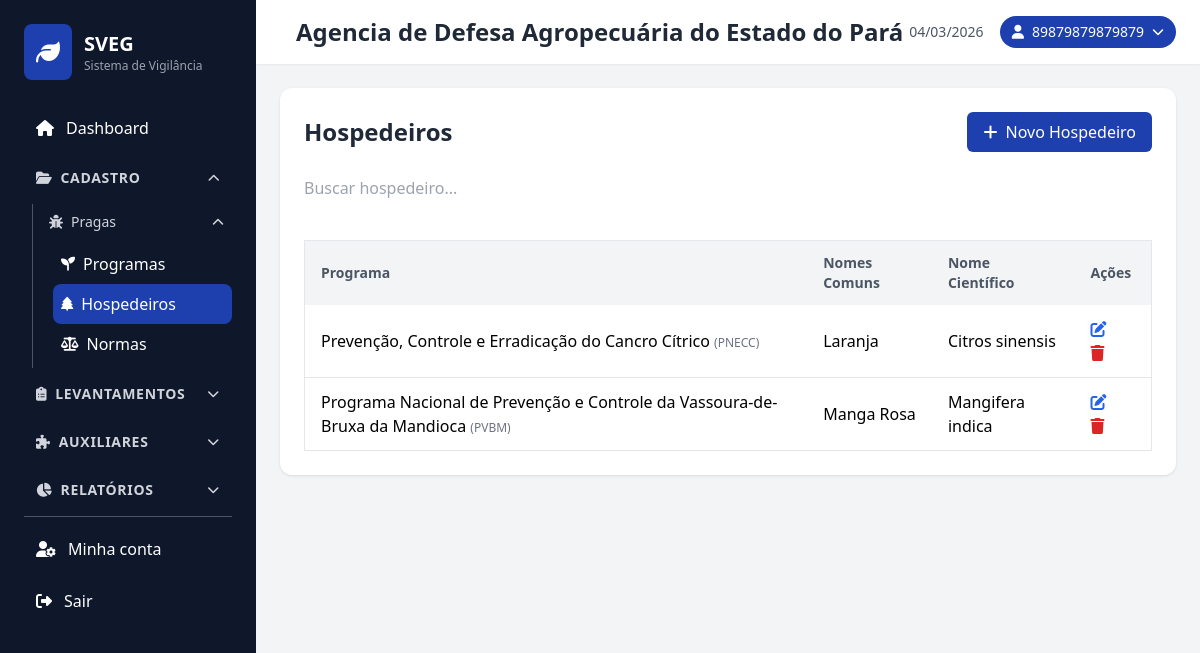
The app's page /hospedeiros/index.php (signed in), older data.
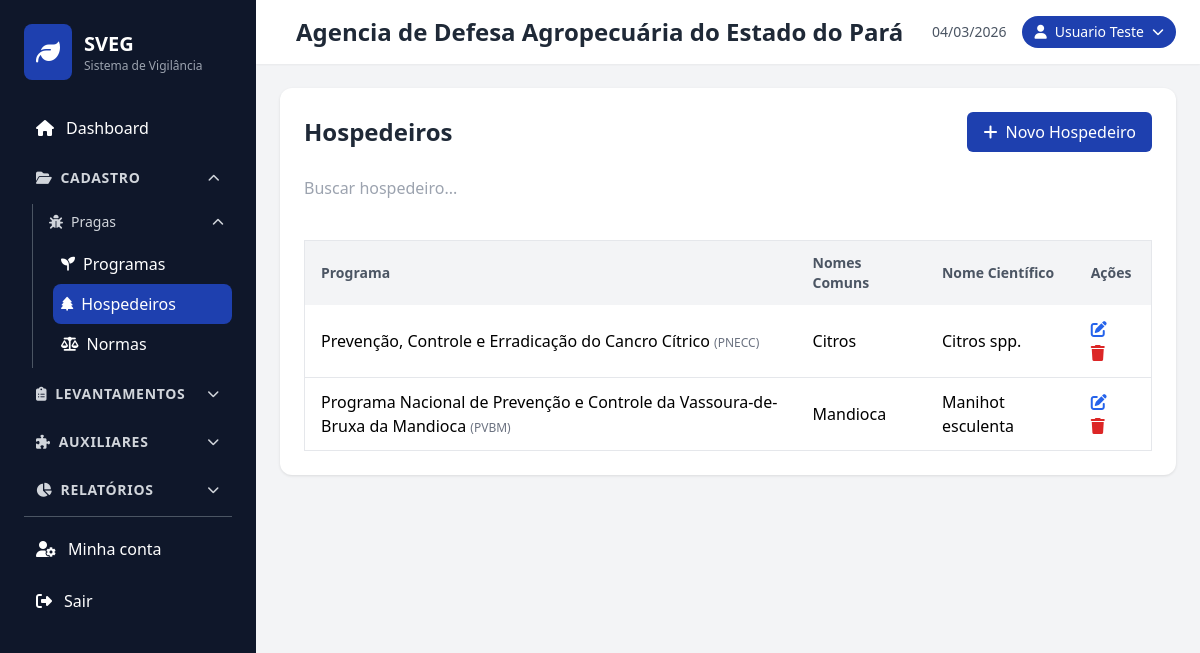
The same page, newer data.
### tables this page shows
CREATE TABLE `hospedeiros` (
  `id` varchar(36) NOT NULL,
  `id_programa` varchar(36) NOT NULL,
  `nomes_comuns` varchar(255) NOT NULL,
  `nome_cientifico` varchar(255) NOT NULL,
  `criado_em` timestamp NOT NULL DEFAULT CURRENT_TIMESTAMP,
  `atualizado_em` timestamp NOT NULL DEFAULT CURRENT_TIMESTAMP ON UPDATE CURRENT_TIMESTAMP
);

CREATE TABLE `programas` (
  `id` char(36) NOT NULL,
  `codigo` varchar(20) DEFAULT NULL,
  `nome` varchar(255) NOT NULL,
  `nomes_comuns` varchar(255) DEFAULT NULL,
  `nome_cientifico` varchar(255) DEFAULT NULL,
  `criado_em` timestamp NOT NULL DEFAULT CURRENT_TIMESTAMP,
  `atualizado_em` timestamp NOT NULL DEFAULT CURRENT_TIMESTAMP ON UPDATE CURRENT_TIMESTAMP
);

### includes/auth.php (called while the page is built, shortened)
<?php
function getLoggedUser() {
    return $_SESSION['user'] ?? null;
}

### includes/functions.php (called while the page is built, shortened)
<?php
function getUserPhotoDataUrl($login) {
    $db = (new Database())->getConnection();
    $stmt = $db->prepare("SELECT picture FROM sec_users WHERE login = ?");
    $stmt->execute([$login]);
    $blob = $stmt->fetchColumn();
    if (!$blob) return null;
    $finfo = new finfo(FILEINFO_MIME_TYPE);
    $mime = $finfo->buffer($blob) ?: 'image/jpeg';
    return 'data:' . $mime . ';base64,' . base64_encode($blob);
}
?>

### hospedeiros/index.php (the view, shortened to what the changed rows need)
<?php
require_once '../includes/functions.php';
include '../includes/header.php';
$database = new Database();
$db = $database->getConnection();
$stmt = $db->query("
    SELECT h.*, p.nome as programa_nome, p.codigo as programa_codigo
    FROM hospedeiros h
    LEFT JOIN programas p ON h.id_programa = p.id
    ORDER BY h.nomes_comuns ASC
");
$hospedeiros = $stmt->fetchAll(PDO::FETCH_ASSOC);
?>
<div class="card">
    <div class="flex justify-between items-center mb-6">
        <h2 class="text-2xl font-bold text-gray-800">Hospedeiros</h2>
    </div>
    <div class="table-container">
        <table class="min-w-full bg-white border border-gray-200">
            <thead>
                <tr class="bg-gray-100">
                    <th class="py-3 px-4 text-left text-sm font-semibold text-gray-600">Programa</th>
                    <th class="py-3 px-4 text-left text-sm font-semibold text-gray-600">Nomes Comuns</th>
                    <th class="py-3 px-4 text-left text-sm font-semibold text-gray-600">Nome Científico</th>
                    <th class="py-3 px-4 text-left text-sm font-semibold text-gray-600">Ações</th>
                </tr>
            </thead>
            <tbody id="hospedeiros-table">
                <?php foreach ($hospedeiros as $hospedeiro): ?>
                <tr class="border-b hover:bg-gray-50 hospedeiro-row" data-search="<?php echo strtolower(htmlspecialchars($hospedeiro['nomes_comuns'] . ' ' . $hospedeiro['nome_cientifico'] . ' ' . ($hospedeiro['programa_nome'] ?? ''))); ?>">
                    <td class="py-3 px-4">
                        <span class="font-medium"><?php echo htmlspecialchars($hospedeiro['programa_nome'] ?? '-'); ?></span>
                        <?php if (!empty($hospedeiro['programa_codigo'])): ?>
                        <span class="text-xs text-gray-500">(<?php echo htmlspecialchars($hospedeiro['programa_codigo']); ?>)</span>
                        <?php endif; ?>
                    </td>
                    <td class="py-3 px-4"><?php echo htmlspecialchars($hospedeiro['nomes_comuns']); ?></td>
                    <td class="py-3 px-4"><?php echo htmlspecialchars($hospedeiro['nome_cientifico']); ?></td>
                    <td class="py-3 px-4">
                        <a href="edit.php?id=<?php echo htmlspecialchars($hospedeiro['id']); ?>" class="text-blue-600 hover:text-blue-800 mr-3" title="Editar">
                            <i class="fas fa-edit"></i>
                        </a>
                        <a href="delete.php?id=<?php echo htmlspecialchars($hospedeiro['id']); ?>" class="text-red-600 hover:text-red-800" title="Excluir" onclick="return confirm('Tem certeza que deseja excluir este hospedeiro?')">
                            <i class="fas fa-trash"></i>
                        </a>
                    </td>
                </tr>
                <?php endforeach; ?>
            </tbody>
        </table>
    </div>
</div>
<?php include '../includes/footer.php'; ?>

### includes/header.php (shortened to what the changed rows need)
<?php
require_once __DIR__ . '/auth.php';
$script_name = isset($_SERVER['SCRIPT_NAME']) ? $_SERVER['SCRIPT_NAME'] : '/';
$script_dir = str_replace('\\', '/', dirname($script_name));
$dir_segments = array_values(array_filter(explode('/', trim($script_dir, '/'))));
$subfolders = ['programas', 'propriedades', 'produtos', 'hospedeiros', 'produtores', 'orgaos', 'orgaos_tipos', 'unidades', 'municipios', 'cargos', 'normas', 'termo_inspecao', 'amostragem', 'usuarios', 'config_email'];
$last_seg = end($dir_segments);
if ($last_seg && in_array($last_seg, $subfolders)) {
    array_pop($dir_segments);
}
$base_path = (count($dir_segments) > 0) ? '/' . implode('/', $dir_segments) . '/' : '/';
?>
<!DOCTYPE html>
<html lang="pt-BR">
<head>
    <script src="https://cdn.tailwindcss.com"></script>
    <link rel="stylesheet" href="https://cdnjs.cloudflare.com/ajax/libs/font-awesome/6.4.0/css/all.min.css">
    <link rel="stylesheet" href="<?php echo htmlspecialchars($base_path); ?>css/style.css">
</head>
<body class="bg-gray-100">
    <div class="flex h-screen overflow-hidden">
        <?php include 'sidebar.php'; ?>
        <div class="flex flex-col flex-1 overflow-y-auto">
            <header id="app-header" class="bg-white shadow-sm">
                <div class="px-6 py-4 flex justify-between items-center">
                    <div class="flex items-center">
                        <h1 class="text-2xl font-bold text-gray-800 ml-4"><?php
                            $u = getLoggedUser();
                            echo htmlspecialchars($u['orgao_nome'] ?? 'SVEG');
                        ?></h1>
                    </div>
                    <div class="flex items-center space-x-4">
                        <?php $user = getLoggedUser();
                        $user_photo_url = $user ? getUserPhotoDataUrl($user['login']) : null;
                        ?>
                        <div class="relative" id="user-badge-wrap">
                            <button type="button" id="user-badge" class="flex items-center gap-2 bg-primary text-white px-3 py-1.5 rounded-full text-sm hover:bg-blue-900 cursor-pointer transition-colors">
                                <?php if ($user_photo_url): ?>
                                <img src="<?php echo htmlspecialchars($user_photo_url); ?>" alt="" class="w-6 h-6 rounded-full object-cover">
                                <?php else: ?>
                                <i class="fas fa-user"></i>
                                <?php endif; ?>
                                <span><?php echo htmlspecialchars($user['name'] ?? $user['login'] ?? 'Usuário'); ?></span>
                                <i class="fas fa-chevron-down text-xs"></i>
                            </button>
                        </div>
                    </div>
                </div>
            </header>
            <main class="flex-1 p-6 overflow-y-auto min-w-0">

Row changes from the older to the newer data that the page shows:
changed hospedeiros "Prevenção, Controle e Erradicação do Cancro Cítrico": nomes_comuns "Laranja" → "Citros"; nome_cientifico "Citros sinensis" → "Citros spp."
changed hospedeiros "Programa Nacional de Prevenção e Controle da Vassoura-de-Bruxa da Mandioca": nomes_comuns "Manga Rosa" → "Mandioca"; nome_cientifico "Mangifera indica" → "Manihot esculenta"
Text that changed along with them:
$user['name']: "89879879879879" → "Usuario Teste"
